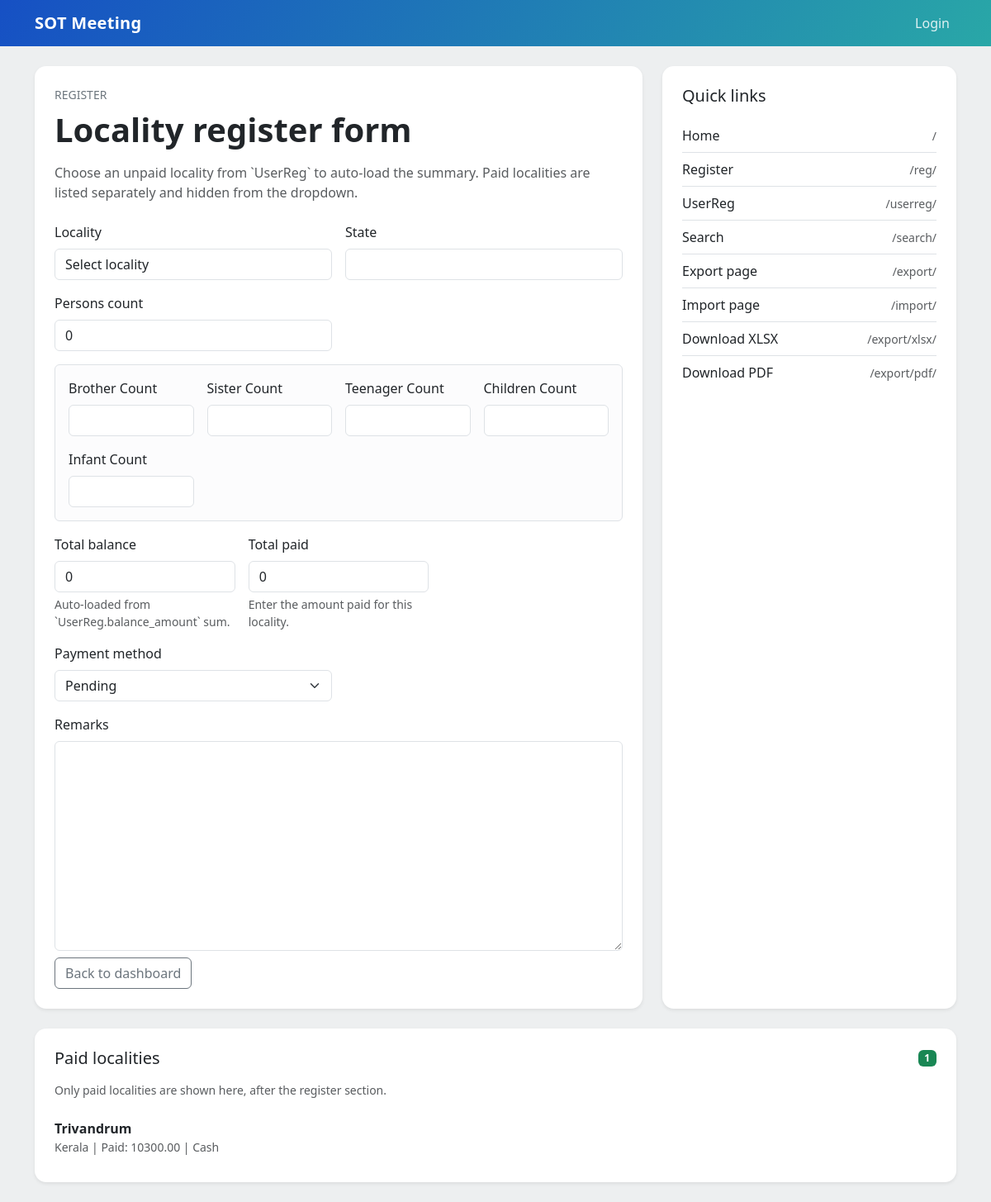
/reg/, run on an earlier commit of the app's database.
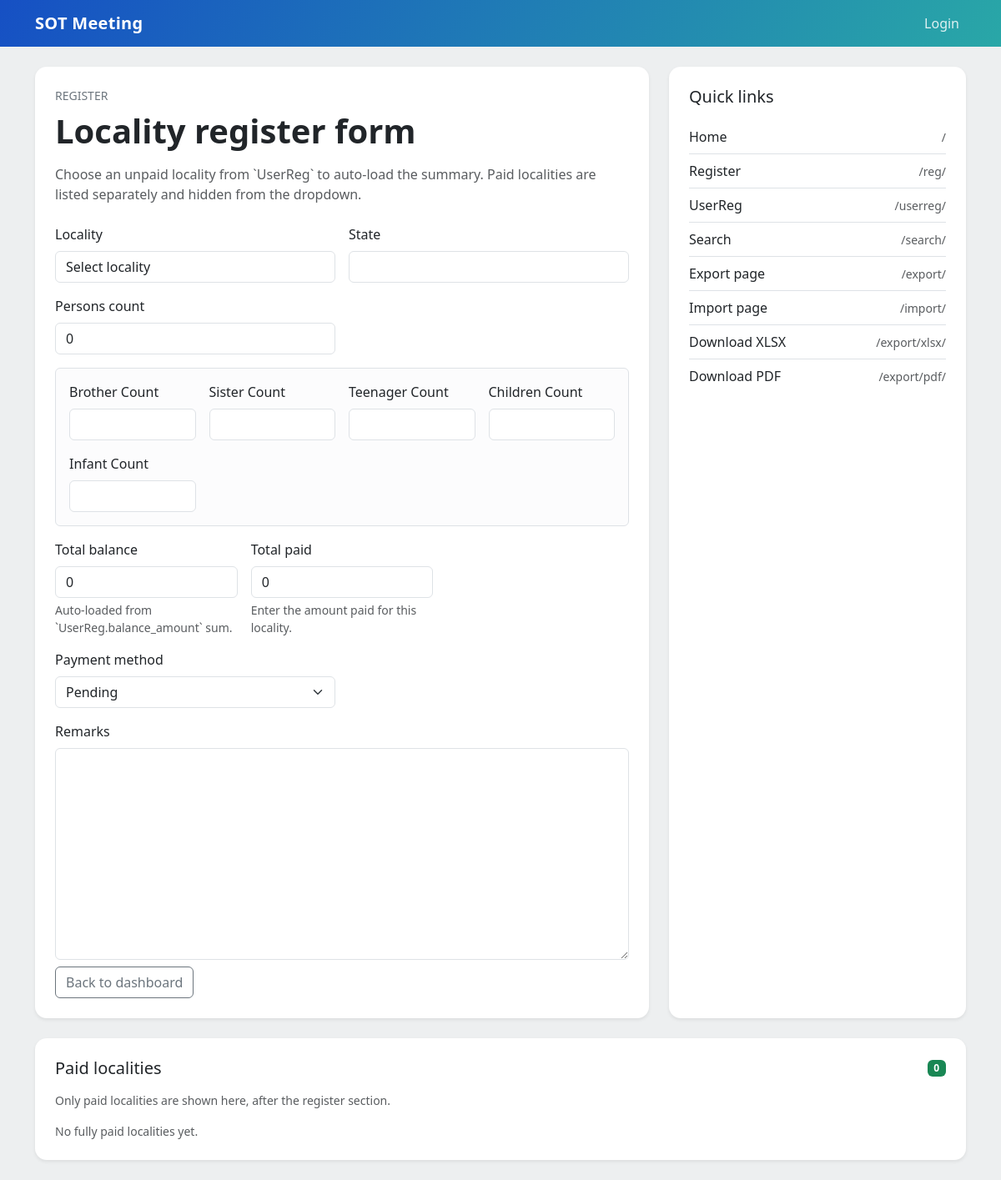
And on a later commit of the database.
### account/models.py (models this page shows, shortened)
class LocalityWise(models.Model):
    PAYMENT_CHOICES = [
        ('cash', 'Cash'),
        ('upi', 'UPI'),
        ('bank', 'Bank Transfer'),
        ('pending', 'Pending'),
    ]
    locality = models.CharField(max_length=255, unique=True)
    state = models.CharField(max_length=255, blank=True, null=True)
    persons_count = models.PositiveIntegerField(default=0)
    total_paid = models.DecimalField(max_digits=12, decimal_places=2, default=0)
    total_balance = models.DecimalField(max_digits=12, decimal_places=2, default=0)
    payment_method = models.CharField(
        max_length=20,
        choices=PAYMENT_CHOICES,
        default='pending'
    )
    remarks = models.TextField(blank=True, null=True)
    updated_at = models.DateTimeField(auto_now=True)
    class Meta:
        db_table = "locality_summary"
        ordering = ['locality']

### account/views.py (the view)
# urls.py: path("reg/", locality_register, name="reg"),
def locality_register(request):
    context = build_common_context(request)
    locality_summary = None
    table=app_models.LocalityWise.objects.order_by("locality").values("locality", "state", "persons_count", "total_balance")
    if request.method == "POST":
        locality_frm = app_forms.LocalityRegisterForm(request.POST)
        if locality_frm.is_valid():
            locality = locality_frm.cleaned_data["locality"]
            locality_summary = get_locality_register_summary(locality)
            defaults = locality_frm.cleaned_data.copy()
            defaults["state"] = locality_summary["state"]
            defaults["persons_count"] = locality_summary["persons_count"]
            defaults["total_balance"] = Decimal(locality_summary["balance_amount_sum"])
            defaults.pop("locality", None)
            app_models.LocalityWise.objects.update_or_create(
                locality=locality,
                defaults=defaults,
            )
            return redirect("reg")
    else:
        locality_frm = app_forms.LocalityRegisterForm()
    context["locality_frm"] = locality_frm
    context["paid_localities"] = get_paid_locality_list()
    selected_locality = ""
    if locality_frm.is_bound:
        selected_locality = locality_frm.data.get("locality", "").strip()
    elif locality_frm.initial.get("locality"):
        selected_locality = str(locality_frm.initial.get("locality")).strip()
    if selected_locality:
        locality_summary = get_locality_register_summary(selected_locality)
    context["locality_register_summary"] = locality_summary
    return render(request, "account/regiser.html", context)

### account/views.py (called while the page is built)
def userreg_total_amount_expression():
    return ExpressionWrapper(
        F("received_amount") +
        F("registration_balance_amount") +
        F("extra_stay_amount") +
        F("transportation_fee"),
        output_field=DecimalField(max_digits=12, decimal_places=2),
    )

def get_report_rows():
    rows = list(
        app_models.UserReg.objects.annotate(
            total_amount=userreg_total_amount_expression()
        ).order_by("sl_no").values_list(
            "name",
            "total_amount",
            "acc_on_1_2"
        )
    )
    return [(name, float(amount or 0), acc) for name, amount, acc in rows]

def get_site_urls(request):
	return [
		{"label": "Home", "path": reverse("home")},
		{"label": "Register", "path": reverse("reg")},
		{"label": "UserReg", "path": reverse("userreg_list")},
		{"label": "Search", "path": reverse("search")},
		{"label": "Export page", "path": reverse("export_page")},
		{"label": "Import page", "path": reverse("import_page")},
		{"label": "Download XLSX", "path": reverse("export_xlsx")},
		{"label": "Download PDF", "path": reverse("export_pdf")},
	]

### templates/account/regiser.html (shortened to what the changed rows need)
{% extends 'base.html' %}
{% load static %}
{% block content %}
<div class="row g-4 align-items-stretch">
    <div class="col-12 col-lg-8">
        <div class="card shadow-sm border-0 h-100">
            <div class="card-body p-4">
                <h1 class="display-6 fw-semibold mb-3">Locality register form</h1>
            </div>
        </div>
    </div>
    <div class="col-12 col-lg-4">
        <div class="card shadow-sm border-0 h-100">
            <div class="card-body p-4">
                <h2 class="h5 mb-3">Quick links</h2>
                <div class="list-group list-group-flush">
                    {% for site_url in site_urls %}
                    <a class="list-group-item list-group-item-action d-flex justify-content-between align-items-center px-0" href="{{ site_url.path }}">
                        <span>{{ site_url.label }}</span>
                        <small class="text-muted">{{ site_url.path }}</small>
                    </a>
                    {% endfor %}
                </div>
            </div>
        </div>
    </div>
</div>
<div class="row mt-4">
    <div class="col-12">
        <div class="card shadow-sm border-0">
            <div class="card-body p-4">
                <div class="d-flex flex-wrap justify-content-between align-items-center gap-2 mb-3">
                    <h2 class="h5 mb-0">Paid localities</h2>
                    <span class="badge text-bg-success">{{ paid_localities|length }}</span>
                </div>
                <div class="list-group list-group-flush">
                    {% for paid_locality in paid_localities %}
                    <div class="list-group-item px-0">
                        <div class="fw-semibold">{{ paid_locality.locality }}</div>
                        <div class="small text-muted">
                            {% if paid_locality.state %}{{ paid_locality.state }} | {% endif %}
                            Paid: {{ paid_locality.total_paid }} | {{ paid_locality.payment_method|title }}
                        </div>
                    </div>
                    {% empty %}
                    <div class="text-muted small">No fully paid localities yet.</div>
                    {% endfor %}
                </div>
            </div>
        </div>
    </div>
</div>
{% endblock %}

What changed in the data, as far as the page shows it:
removed LocalityWise: locality "Trivandrum", state "Kerala", total_paid "10300.00", payment_method "Cash"
Also different on the page:
{{ paid_localities|length }}: "1" → "0"
text now shown: "No fully paid localities yet."
